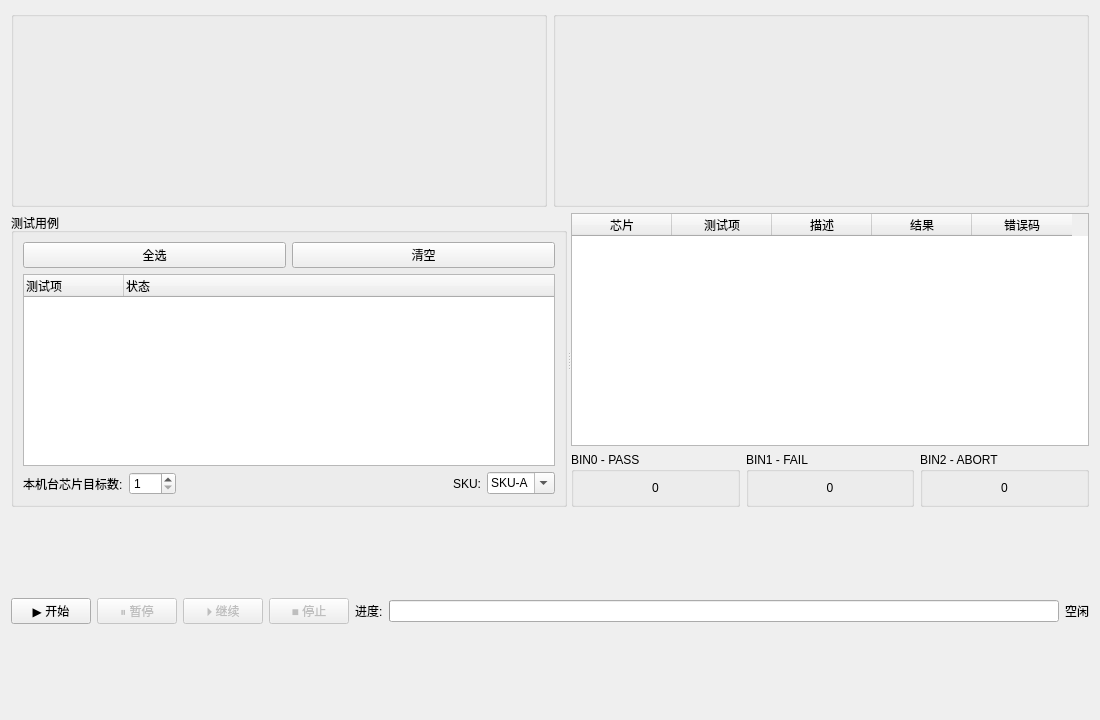
<?xml version="1.0" encoding="UTF-8"?>
<ui version="4.0">
 <class>StationPanel</class>
 <widget class="QWidget" name="StationPanel">
  <property name="geometry">
   <rect>
    <x>0</x>
    <y>0</y>
    <width>1100</width>
    <height>720</height>
   </rect>
  </property>
  <layout class="QVBoxLayout" name="rootLayout">
   <item>
    <layout class="QHBoxLayout" name="connRow">
     <item>
      <widget class="QGroupBox" name="slot_handler">
       <layout class="QVBoxLayout" name="slot_handler_layout"/>
      </widget>
     </item>
     <item>
      <widget class="QGroupBox" name="slot_board">
       <layout class="QVBoxLayout" name="slot_board_layout"/>
      </widget>
     </item>
    </layout>
   </item>
   <item>
    <widget class="QSplitter" name="midSplitter">
     <property name="orientation">
      <enum>Qt::Horizontal</enum>
     </property>
     <widget class="QGroupBox" name="grp_cases">
      <property name="title">
       <string>测试用例</string>
      </property>
      <layout class="QVBoxLayout" name="casesLayout">
       <item>
        <layout class="QHBoxLayout" name="btnRow">
         <item>
          <widget class="QPushButton" name="btn_select_all">
           <property name="text">
            <string>全选</string>
           </property>
          </widget>
         </item>
         <item>
          <widget class="QPushButton" name="btn_clear_all">
           <property name="text">
            <string>清空</string>
           </property>
          </widget>
         </item>
        </layout>
       </item>
       <item>
        <widget class="QTreeWidget" name="tree_cases">
         <column>
          <property name="text">
           <string>测试项</string>
          </property>
         </column>
         <column>
          <property name="text">
           <string>状态</string>
          </property>
         </column>
        </widget>
       </item>
       <item>
        <layout class="QHBoxLayout" name="loopRow">
         <item>
          <widget class="QLabel" name="lbl_loop">
           <property name="text">
            <string>本机台芯片目标数:</string>
           </property>
          </widget>
         </item>
         <item>
          <widget class="QSpinBox" name="spin_loop">
           <property name="minimum">
            <number>1</number>
           </property>
           <property name="maximum">
            <number>999</number>
           </property>
           <property name="value">
            <number>1</number>
           </property>
          </widget>
         </item>
         <item>
          <spacer name="loopSpacer">
           <property name="orientation">
            <enum>Qt::Horizontal</enum>
           </property>
           <property name="sizeHint" stdset="0">
            <size>
             <width>40</width>
             <height>20</height>
            </size>
           </property>
          </spacer>
         </item>
         <item>
          <widget class="QLabel" name="lbl_sku">
           <property name="text">
            <string>SKU:</string>
           </property>
          </widget>
         </item>
         <item>
          <widget class="QComboBox" name="cmb_sku">
           <property name="editable">
            <bool>true</bool>
           </property>
           <item>
            <property name="text">
             <string>SKU-A</string>
            </property>
           </item>
           <item>
            <property name="text">
             <string>SKU-B</string>
            </property>
           </item>
           <item>
            <property name="text">
             <string>SKU-C</string>
            </property>
           </item>
          </widget>
         </item>
        </layout>
       </item>
      </layout>
     </widget>
     <widget class="QWidget" name="rightPane">
      <layout class="QVBoxLayout" name="rightLayout">
       <item>
        <widget class="QTableWidget" name="tbl_results">
         <column>
          <property name="text">
           <string>芯片</string>
          </property>
         </column>
         <column>
          <property name="text">
           <string>测试项</string>
          </property>
         </column>
         <column>
          <property name="text">
           <string>描述</string>
          </property>
         </column>
         <column>
          <property name="text">
           <string>结果</string>
          </property>
         </column>
         <column>
          <property name="text">
           <string>错误码</string>
          </property>
         </column>
        </widget>
       </item>
       <item>
        <layout class="QHBoxLayout" name="binRow">
         <item>
          <widget class="QGroupBox" name="bin_box_pass">
           <property name="title">
            <string>BIN0 - PASS</string>
           </property>
           <layout class="QVBoxLayout" name="bin_pass_layout">
            <item>
             <widget class="QLabel" name="bin_lbl_pass">
              <property name="alignment">
               <set>Qt::AlignCenter</set>
              </property>
              <property name="text">
               <string>0</string>
              </property>
             </widget>
            </item>
           </layout>
          </widget>
         </item>
         <item>
          <widget class="QGroupBox" name="bin_box_fail">
           <property name="title">
            <string>BIN1 - FAIL</string>
           </property>
           <layout class="QVBoxLayout" name="bin_fail_layout">
            <item>
             <widget class="QLabel" name="bin_lbl_fail">
              <property name="alignment">
               <set>Qt::AlignCenter</set>
              </property>
              <property name="text">
               <string>0</string>
              </property>
             </widget>
            </item>
           </layout>
          </widget>
         </item>
         <item>
          <widget class="QGroupBox" name="bin_box_abort">
           <property name="title">
            <string>BIN2 - ABORT</string>
           </property>
           <layout class="QVBoxLayout" name="bin_abort_layout">
            <item>
             <widget class="QLabel" name="bin_lbl_abort">
              <property name="alignment">
               <set>Qt::AlignCenter</set>
              </property>
              <property name="text">
               <string>0</string>
              </property>
             </widget>
            </item>
           </layout>
          </widget>
         </item>
        </layout>
       </item>
      </layout>
     </widget>
    </widget>
   </item>
   <item>
    <layout class="QHBoxLayout" name="botRow">
     <item>
      <widget class="QPushButton" name="btn_start">
       <property name="text">
        <string>▶ 开始</string>
       </property>
      </widget>
     </item>
     <item>
      <widget class="QPushButton" name="btn_pause">
       <property name="text">
        <string>⏸ 暂停</string>
       </property>
       <property name="enabled">
        <bool>false</bool>
       </property>
      </widget>
     </item>
     <item>
      <widget class="QPushButton" name="btn_resume">
       <property name="text">
        <string>⏵ 继续</string>
       </property>
       <property name="enabled">
        <bool>false</bool>
       </property>
      </widget>
     </item>
     <item>
      <widget class="QPushButton" name="btn_stop">
       <property name="text">
        <string>■ 停止</string>
       </property>
       <property name="enabled">
        <bool>false</bool>
       </property>
      </widget>
     </item>
     <item>
      <widget class="QLabel" name="lbl_progress">
       <property name="text">
        <string>进度:</string>
       </property>
      </widget>
     </item>
     <item>
      <widget class="QProgressBar" name="progress_bar"/>
     </item>
     <item>
      <widget class="QLabel" name="lbl_cur">
       <property name="text">
        <string>空闲</string>
       </property>
      </widget>
     </item>
    </layout>
   </item>
  </layout>
 </widget>
 <resources/>
 <connections/>
</ui>
